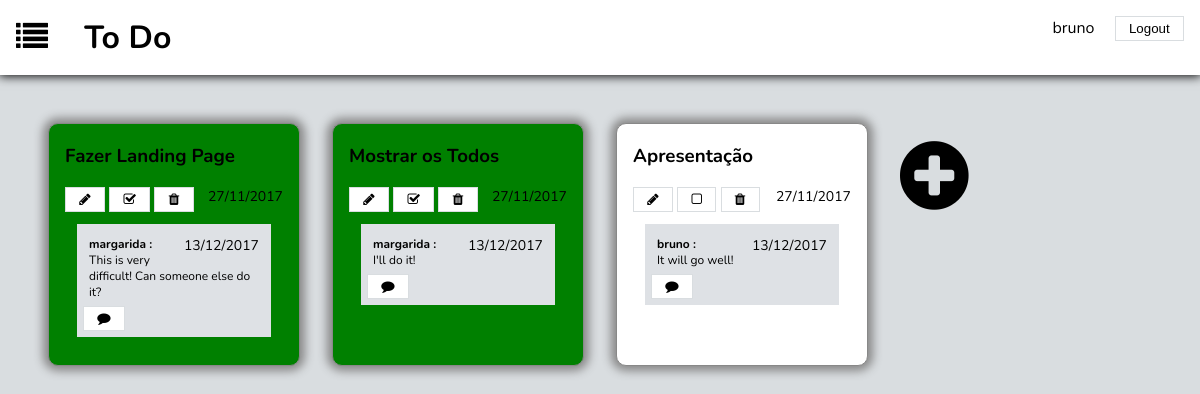
The app's page /list_page.php?list_id=1 (signed in) with its own data.
### tables this page shows
CREATE TABLE users (
	usr_id INTEGER PRIMARY KEY AUTOINCREMENT,
	usr_username VARCHAR UNIQUE,
	usr_name VARCHAR NOT NULL,
	usr_email VARCHAR NOT NULL,
	usr_image VARCHAR NOT NULL,
	usr_password VARCHAR NOT NULL
);

### list_page.php (called while the page is built, shortened)
<?php
	include_once('includes/init.php');
	include_once('database/list.php');
	$todos = getListTodos($_GET['list_id']);
	$comments = array();
	foreach ($todos as $todo) {
		$comments[$todo['todo_id']] = getTodoComments($todo['todo_id']);
	}
	include_once('templates/common/header_todos_list.php');
	include_once('templates/todos/show_todos.php');
	include_once('templates/common/footer.php');
?>

### database/list.php (called while the page is built, shortened)
<?php
	function getListTodos($list_id){
		global $dbh;
		$stmt = $dbh->prepare("SELECT todos.todo_id, todos.name, todos.limit_date, todos.done FROM todos, hasItems, lists
								WHERE lists.id = hasItems.list_id AND hasItems.todo_id = todos.todo_id AND lists.id = ?");
		$stmt->execute(array($list_id));
		return $stmt->fetchAll();
	}
	function getTodoComments($todo_id){
		global $dbh;
		$stmt = $dbh->prepare("SELECT users.usr_username, comments.date_written, comments.comment_text
								FROM comments, users WHERE todo_id = ? AND comments.usr_id = users.usr_id");
		$stmt->execute(array($todo_id));
		return $stmt->fetchAll();
	}
?>

### templates/todos/show_todos.php (the view, shortened to what this page needs)
<div id="todos_only">
	<?php foreach ($todos as $todo) { ?>
		<?php
		if($todo['done'] == 1)
			$check = 'check';
		else
			$check = 'not_check';
		?>
		<div id=<?= $todo['todo_id']?> class="todo_only <?= $check ?>">
			<h3><?= $todo['name']?></h3>
			<span><?= date_format(date_create($todo['limit_date']), "d/m/Y")?></span>
				<button name="Edit"><i class="fa fa-pencil" aria-hidden="true"></i></button>
			<?php if($todo['done'] == 1){?>
				<button name="Check"><i class="fa fa-check-square-o" aria-hidden="true"></i></button>
			<?php } else {?>
				<button name="Check"><i class="fa fa-square-o" aria-hidden="true"></i></button>
			<?php } ?>
				<button name="Remove"><i class="fa fa-1x fa-trash" aria-hidden="true"></i></button>
				<?php
					if(sizeof($comments[$todo['todo_id']]) > 0)
						$class = "comments";
					else
						$class = "no_comments";
				?>
				<div class=<?= $class ?>>
					<?php foreach($comments[$todo['todo_id']] as $comment){?>
						<div class="comment">
							<p><?=$comment['usr_username']?></p>
							<span><?=date_format(date_create($comment['date_written']), "d/m/Y")?></span>
							<p><?=$comment['comment_text']?></p>
						</div>
					<?php } ?>
					<button><i class="fa fa-comment" aria-hidden="true"></i></button>
				</div>
		</div>
	<?php } ?>
	<div id="ultimo">
		<a href="#"><i class="fa fa-plus-circle" aria-hidden="true"></i></a>
	</div>
</div>

### css/list_page.css (style rules this page uses)
body { background-color: #d9dde0; font-family: 'Nunito', sans-serif; margin: 0; }
a { text-decoration: none; color: black; }
button, input[type="Submit"] { padding: 0.3em 1em; background-color: white; border: 1px solid #d9dde0; color: black; }
#todos_only { margin: 2em; display: grid; grid-template-columns: 25% 25% 25% 25%; grid-template-rows: auto; }
#todos_only > * { display: inline-block; margin: 1em 1em; }
.todo_only { background-color: white; padding: 0 1em 1em 1em; margin: 0 auto; border: 1px solid #888888; border-radius: 10px; box-shadow: 0px 0px 10px 5px #888888; transition: transform 0.5s; }
.todo_only span { font-size: 14px; float: right; }
#ultimo a { font-size: 5em; max-width: 10em; }
.check { background-color: green; }
.not_check { background-color: white; }
.comments { background-color: #dee1e5; margin: 1em; padding: 0.5em; font-size: 12px; overflow-y: auto; max-height: 10em; }
.comment { margin: 0.5em; }
.comment p { margin: 0; }
.comment p:first-child { font-weight: bold; display: inline-block; }
.comment p:first-child:after { content: " :"; }

### records on screen
users: usr_username "margarida", date_written "13/12/2017", comment_text "This is very difficult! Can someone else do it?", comment_text "I'll do it!"
users: usr_username "bruno", date_written "13/12/2017", comment_text "It will go well!"

### other values on screen
$_SESSION['username'] "bruno"
$todo['name'] "Fazer Landing Page"
date_format(date_create($todo['limit_date']), "d/m/Y") "27/11/2017"
$todo['name'] "Mostrar os Todos"
$todo['name'] "Apresentação"
